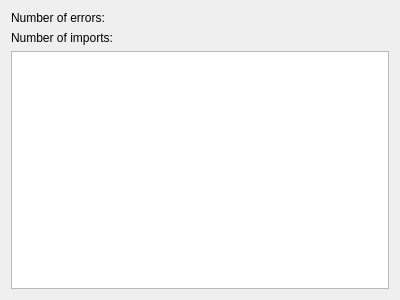
<?xml version="1.0" encoding="utf-8"?>
<!--
######################################################################################################################
# Copyright (C) 2017 - 2019 Spine project consortium
# This file is part of Spine Toolbox.
# Spine Toolbox is free software: you can redistribute it and\/or modify it under the terms of the GNU Lesser General
# Public License as published by the Free Software Foundation, either version 3 of the License, or (at your option)
# any later version. This program is distributed in the hope that it will be useful, but WITHOUT ANY WARRANTY;
# without even the implied warranty of MERCHANTABILITY or FITNESS FOR A PARTICULAR PURPOSE. See the GNU Lesser General
# Public License for more details. You should have received a copy of the GNU Lesser General Public License along with
# this program. If not, see <http:\/\/www.gnu.org\/licenses\/>.
######################################################################################################################
-->
<ui version="4.0">
 <class>ImportErrors</class>
 <widget class="QWidget" name="ImportErrors">
  <property name="geometry">
   <rect>
    <x>0</x>
    <y>0</y>
    <width>400</width>
    <height>300</height>
   </rect>
  </property>
  <property name="windowTitle">
   <string>Form</string>
  </property>
  <layout class="QVBoxLayout" name="verticalLayout">
   <item>
    <widget class="QLabel" name="error_count_label">
     <property name="text">
      <string>Number of errors:</string>
     </property>
    </widget>
   </item>
   <item>
    <widget class="QLabel" name="import_count_label">
     <property name="text">
      <string>Number of imports:</string>
     </property>
    </widget>
   </item>
   <item>
    <widget class="QListWidget" name="error_list"/>
   </item>
  </layout>
 </widget>
 <resources/>
 <connections/>
</ui>
